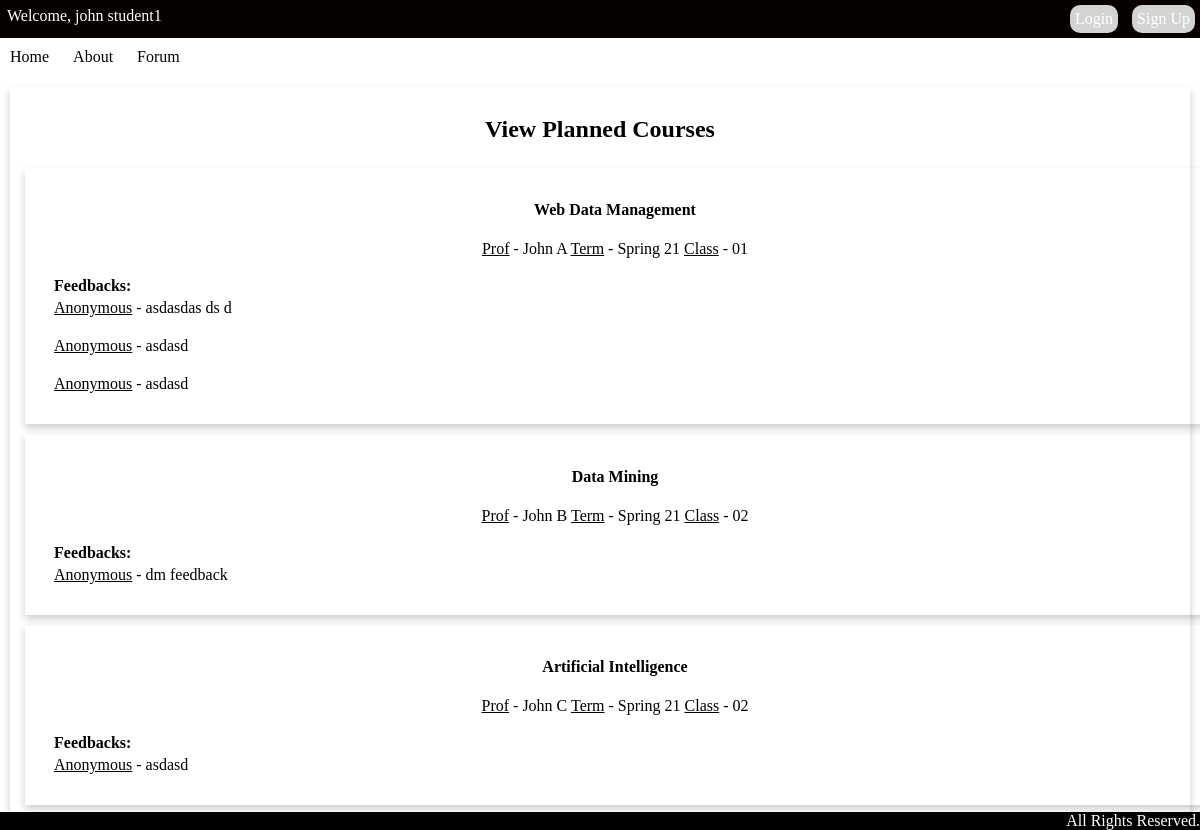
Page /view_feedback.php (signed in) on the committed database.
### tables this page shows
CREATE TABLE `course` (
  `Id` int(11) NOT NULL,
  `DepartmentId` int(11) NOT NULL,
  `Name` varchar(255) NOT NULL,
  `Type` varchar(50) DEFAULT NULL
);

CREATE TABLE `feedback` (
  `Id` int(11) NOT NULL,
  `UserId` int(11) NOT NULL,
  `Course-TermId` int(11) NOT NULL,
  `Feedback` varchar(255) NOT NULL
);

### common.php (called while the page is built, shortened)
<?php
$dbserver="localhost";
$dbname="cataloguesystem";
$dbuser="root";
$dbpass="";
$conn = mysqli_connect($dbserver, $dbuser, $dbpass, $dbname);
function mysql_query_db($query)
{
global $conn;
$result=mysqli_query($conn,$query) or die('Error: '.mysqli_error($conn));
return $result;
}
function mysql_fetch_db($resultn)
{
$frow=$resultn->fetch_array();
return $frow;
}
?>

### view_feedback.php (the view, shortened to what this page needs)
<?php
require_once('common.php');
$userName = json_decode($_SESSION["user"])->Name;
if (isset($userName)) {
   $userName = 'Welcome, ' . $userName;
}
$deptId = json_decode($_SESSION["user"])->DepartmentId;
?>
<!DOCTYPE html>
<html lang="en">
<head>
    <link href="cataloguesystem.css" rel="stylesheet">
</head>
<body id="view_feedback_page" class="view_feedback_page">
    <header class="header">
        <div class="header_top_section" id="header_top_section">
            <span style="color: white;float: left;margin: 7px;"><?php echo $userName ?></span>
            <a class="button hidden" href="login.php" id="login">Login</a>
            <a class="button hidden" href="signup.php" id="signup">Sign Up</a>
        </div>
        <div class="header_bottom_section">
            <a class="button" href="index.php">Home</a>
            <a class="button" href="about.php">About</a>
            <a class="button" href="Blog.php">Forum</a>
        </div>
    </header>
    <section class="section_card">
        <div align="center">
            <h2>View Planned Courses</h2>
        </div>
        <?php
        $courses = mysql_query_db('select * from `course-term` INNER JOIN course ON `course-term`.CourseId=course.Id WHERE course.DepartmentId = ' . $deptId);
        while ($course = mysql_fetch_db($courses)) {
        ?>
            <div class="card" style="width: 100%;">
                <div class="container">
                    <h4><b><?php echo $course["Name"] ?></b></h4>
                    <p><u>Prof</u> - <?php echo $course["ProfessorName"] ?> <u>Term</u> - <?php echo $course["Term"] ?> <u>Class</u> - <?php echo $course["Class"] ?></p>
                    <table class="table" style="text-align: justify;">
                        <tr>
                            <td><b>Feedbacks: </b></td>
                        </tr>
                        <?php
                        $feedbacks = mysql_query_db('select * from feedback WHERE `Course-TermId` = ' . $course['0']);
                        while ($fb = mysql_fetch_db($feedbacks)) {
                        ?>
                            <tr>
                                <td><u>Anonymous</u> -
                                    <span style="text-align: justify;"><?php echo $fb["Feedback"] ?></p>
                                </td>
                            </tr>
                        <?php
                        }
                        ?>
                    </table>
                </div>
            </div>
        <?php
        }
        ?>
        <footer>
            <div class="footer_bot_section">
                <span>All Rights Reserved.</span>
            </div>
        </footer>
</body>
</html>

### cataloguesystem.css (style rules this page uses)
.header { padding: 0; margin-top: 0; position: relative; z-index: 2; width: 100%; top: 0; background: #070100; margin-bottom: 10px; }
.header_top_section { min-height: auto; text-align: right; color: white; }
.header_top_section .hidden { display: none; }
.header_top_section .button { background-color: lightgray; padding: 5px; display: inline-block; color: white; text-decoration: none; border-radius: 10px; margin: 5px; }
.header_bottom_section { min-height: auto; background: #fff; }
.header_bottom_section .button { padding: 5px; display: inline-block; color: black; text-decoration: none; margin: 5px; }
body { margin: 0 !important; }
a { -webkit-tap-highlight-color: transparent !important; }
.section_card { margin: 10px; padding: 10px; box-shadow: 0 4px 8px 0 rgba(0, 0, 0, 0.2); }
.card { box-shadow: 0 4px 8px 0 rgba(0, 0, 0, 0.2); transition: 0.3s; width: 25%; text-align: center; padding: 10px; display: inline-block; margin: 5px; }
.container { padding: 2px 16px; word-break: break-word; }
.container .table { width: 100%; margin: auto; }
.footer_bot_section { background-color: black; color: white; width: 100%; text-align: right; margin-top: 25px; position: fixed; bottom: 0; left: 0; }

### rows in the picture
course-term: CourseId.Name "Web Data Management", ProfessorName "John A", Term "Spring 21", Class "01"
feedback: Feedback "asdasdas ds d"
feedback: Feedback "asdasd"
feedback: Feedback "asdasd"
course-term: CourseId.Name "Data Mining", ProfessorName "John B", Term "Spring 21", Class "02"
feedback: Feedback "dm feedback"
course-term: CourseId.Name "Artificial Intelligence", ProfessorName "John C", Term "Spring 21", Class "02"
feedback: Feedback "asdasd"

### other values in the picture
$userName "Welcome, john student1"
